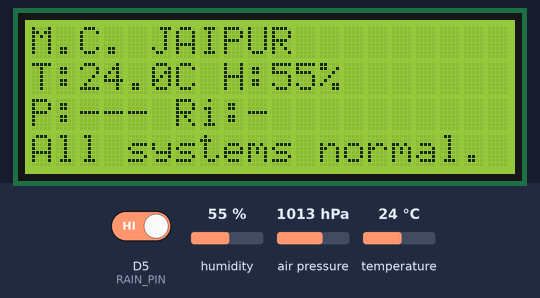
Recording of a sketch running on a simulated ESP8266 (NodeMCU). Parts: 20×4 character LCD. The test bench sets the inputs (shaded band); at power-on: D5 (RAIN_PIN) HIGH, temperature 24 °C, humidity 55 %, air pressure 1013 hPa. WiFi joins after 1.5 s; servers stay silent unless stated; what the sketch prints to the serial monitor is not drawn.

Above: at 8.5 s.
8.6 s: D5 (RAIN_PIN) driven LOW
At 11.1 s:
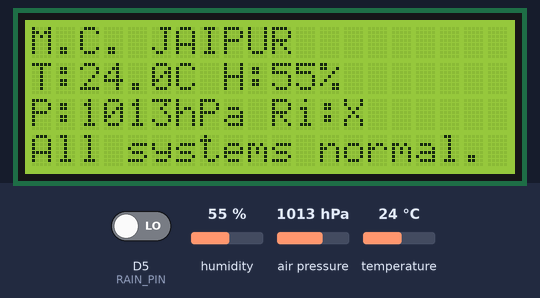
11.4 s: temperature set to 37.3 °C
At 13.1 s:
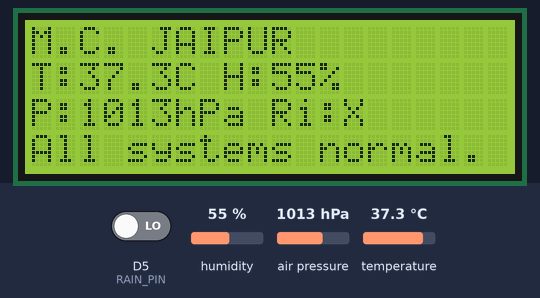
13.4 s: temperature set to 38.6 °C
At 17.1 s:
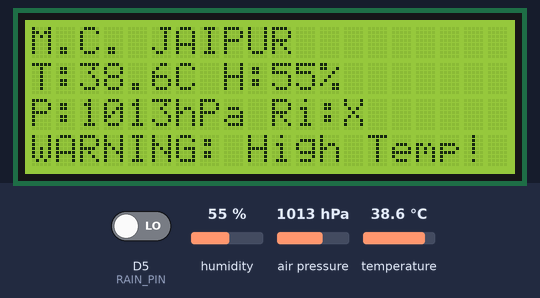
17.4 s: D5 (RAIN_PIN) driven HIGH
At 18.7 s:
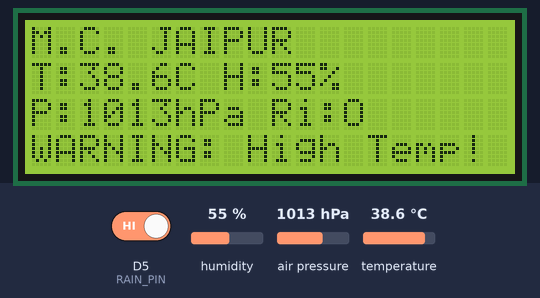
19.4 s: temperature set to 12 °C
At 21.1 s:
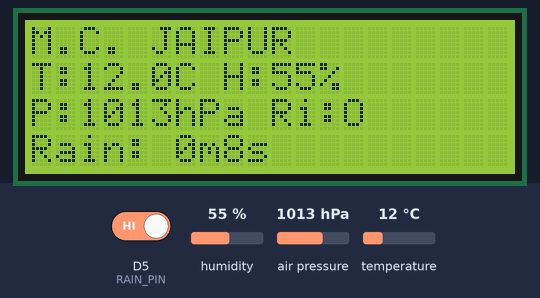
21.4 s: temperature set to 10.5 °C
At 24.4 s:
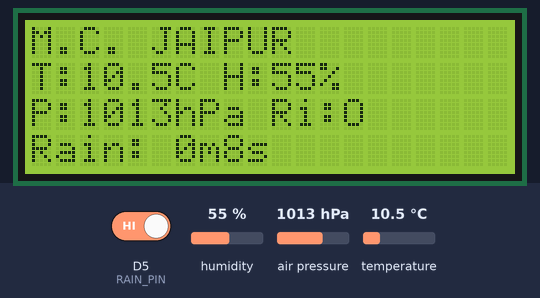
25.4 s: temperature set to 9.4 °C
Timing chart, 0 to 28.4 s (numbered marks = the images above; inputs shaded):
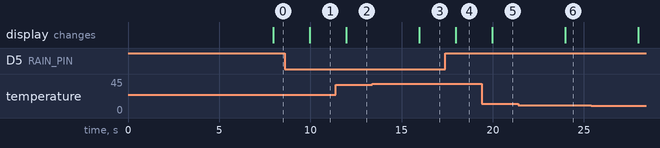

The sketch:

IoT_Weather_Station.ino
```cpp
// BLYNK CONFIGURATION

#define BLYNK_TEMPLATE_ID   "YOUR_TEMPLATE_ID"
#define BLYNK_TEMPLATE_NAME "WEATHER MONITORING SYSTEM"
#define BLYNK_AUTH_TOKEN    "YOUR_BLYNK_AUTH_TOKEN"
#define BLYNK_PRINT Serial


// LIBRARY INCLUDES

#include <ESP8266WiFi.h>          // Wi-Fi connectivity for NodeMCU ESP8266
#include <BlynkSimpleEsp8266.h>   // Blynk IoT platform client
#include <Wire.h>                 // I2C communication (BMP280 + LCD)
#include <LiquidCrystal_I2C.h>   // 20x4 I2C LCD driver
#include <DHT.h>                  // DHT22 sensor library (Adafruit)
#include <Adafruit_BMP280.h>      // BMP280 pressure sensor


// WI-FI CREDENTIALS

char ssid[] = "YOUR_WIFI_NAME";
char pass[] = "YOUR_WIFI_PASSWORD";


// THINGSPEAK CONFIGURATION
// Field assignments:
//   field1 = DHT22 ambient temperature (°C)
//   field2 = DHT22 relative humidity (%)
//   field3 = BMP280 internal die temperature (°C) — pressure compensation ref
//   field4 = BMP280 station-level pressure (hPa)
//   field5 = MH-RD rain status (1=rain, 0=dry)

const char* TS_SERVER  = "api.thingspeak.com";
const char* TS_API_KEY = "YOUR_THINGSPEAK_WRITE_KEY";
WiFiClient tsClient;


// DHT22 CONFIGURATION

#define DHTPIN   D3      // DHT22 data pin — NodeMCU D3 (GPIO0)
#define DHTTYPE  DHT22   // Sensor type: DHT22 (AM2302)
DHT dht(DHTPIN, DHTTYPE);


// BMP280 SENSOR OBJECT

Adafruit_BMP280 bmp;


// 20x4 I2C LCD CONFIGURATION
// PCF8574 I2C backpack at address 0x27, 20 columns, 4 rows

LiquidCrystal_I2C lcd(0x27, 20, 4);


// RAIN SENSOR CONFIGURATION

const int RAIN_PIN = D5;    // MH-RD DOUT to NodeMCU D5 (GPIO14)


// TEMPERATURE ALERT THRESHOLDS
// FR-11: Alert above HIGH_TEMP_THRESHOLD
// FR-12: Alert below LOW_TEMP_THRESHOLD

const float HIGH_TEMP_THRESHOLD = 38.0;   // °C — alert if exceeded
const float LOW_TEMP_THRESHOLD  = 10.0;   // °C — alert if below


// GLOBAL SENSOR STATE VARIABLES
// Updated by sensor read functions; read by uploadToThingSpeak() and LCD

float    currentTemperature = NAN;    // DHT22 ambient temperature (°C)
float    currentHumidity    = NAN;    // DHT22 relative humidity (%)
float    currentPressure    = 0.0;    // BMP280 station-level pressure (hPa)
bool     currentRainStatus  = false;  // true = rain detected, false = dry
bool     dht_error          = true;   // true = DHT22 last read failed
bool     bmp_error          = true;   // true = BMP280 last read failed


// RAIN EVENT TIMING VARIABLES

bool          isRaining        = false;
unsigned long rainStartTime    = 0;
unsigned long lastRainDuration = 0;


// BLYNK TIMER — non-blocking cooperative scheduler

BlynkTimer timer;


// SETUP FUNCTION

void setup() {
  Serial.begin(115200);
  Serial.println(F("IoT Weather Station - Amit Kumar"));

  // Initialise 20x4 LCD
  lcd.init();
  lcd.backlight();
  lcd.setCursor(0, 0); lcd.print("IoT Weather Station");
  lcd.setCursor(0, 1); lcd.print("M.C. JAIPUR");
  lcd.setCursor(0, 2); lcd.print("Initialising...");
  delay(2000);

  // Initialise DHT22 sensor
  // BUG-01 fix: 2-second warm-up delay required after power-on per datasheet
  dht.begin();
  delay(2000);
  Serial.println(F("DHT22 initialised"));

  // Initialise BMP280 pressure sensor
  // I2C address 0x76 (SDO pin tied LOW on this module)
  if (!bmp.begin(0x76)) {
    Serial.println(F("BMP280 not found at 0x76! Check I2C wiring and address"));
    bmp_error = true;
  } else {
    Serial.println(F("BMP280 initialised successfully"));
    bmp_error = false;
  }

  // Configure rain sensor digital input pin
  pinMode(RAIN_PIN, INPUT);
  Serial.println(F("Rain sensor pin configured"));

  // Connect to Wi-Fi and Blynk server
  Blynk.begin(BLYNK_AUTH_TOKEN, ssid, pass);
  Serial.println(F("Blynk connection initiated"));

  // Schedule all sensor tasks via BlynkTimer (non-blocking — no delay() in loop)
  timer.setInterval(2000L,   readDHTSensor);       // DHT22 every 2 s (datasheet minimum)
  timer.setInterval(500L,    readRainSensor);      // Rain sensor every 500 ms
  timer.setInterval(3000L,   readPressureSensor);  // BMP280 every 3 s
  timer.setInterval(2000L,   updateLCDDisplay);    // LCD refresh every 2 s (NFR-02)
  timer.setInterval(900000L, uploadToThingSpeak);  // ThingSpeak every 15 min (BUG-04 fix)

  Serial.println(F("Setup complete. Entering monitoring loop."));
}


// DHT22 TEMPERATURE AND HUMIDITY READING
// Called by BlynkTimer every 2000 ms
// Input:  none (reads directly from DHT22 on DHTPIN)
// Output: updates currentTemperature, currentHumidity, dht_error
//         writes to Blynk virtual pins V0 (temperature) and V1 (humidity)
// BUG-03 fix: isnan() validation rejects invalid sensor readings

void readDHTSensor() {
  float h = dht.readHumidity();
  float t = dht.readTemperature();   // Celsius by default

  if (isnan(h) || isnan(t)) {
    // NaN indicates sensor read failure (timeout or wire fault)
    Serial.println(F("DHT22 read failed - NaN returned"));
    dht_error = true;
    return;   // Exit: do not update globals or transmit
  }

  // Valid reading — update global state and transmit to Blynk
  currentHumidity    = h;
  currentTemperature = t;
  dht_error = false;

  Blynk.virtualWrite(V0, t);   // V0 = DHT22 ambient temperature
  Blynk.virtualWrite(V1, h);   // V1 = DHT22 relative humidity

  Serial.print(F("DHT22 - T: ")); Serial.print(t);
  Serial.print(F(" C  H: ")); Serial.print(h); Serial.println(F(" %"));
}


// BMP280 PRESSURE READING
// Called by BlynkTimer every 3000 ms
// Input:  none (reads via I2C from BMP280 at address 0x76)
// Output: updates currentPressure, bmp_error
//         writes to Blynk virtual pin V3 (station-level pressure)
// Validation: physical range gate 50000–110000 Pa (500–1100 hPa)

void readPressureSensor() {
  float p_pa = bmp.readPressure();   // Returns station-level pressure in Pascals

  // Validate: physically plausible range for Jaipur (~411 m AMSL)
  // Expected station pressure: approx 95000 to 100000 Pa under normal conditions
  if (p_pa < 50000 || p_pa > 110000) {
    Serial.println(F("BMP280 read failed - out of valid range"));
    bmp_error = true;
    return;
  }

  currentPressure = p_pa / 100.0;   // Convert Pascals to hectopascals (hPa)
  bmp_error = false;

  Blynk.virtualWrite(V3, currentPressure);   // V3 = station-level pressure
  Serial.print(F("BMP280 - P: ")); Serial.print(currentPressure);
  Serial.println(F(" hPa"));
}


// THINGSPEAK UPLOAD SCHEDULER
// Called by BlynkTimer every 900000 ms (15 minutes) — BUG-04 fix
// Input:  current global sensor state variables
// Output: calls sendToThingSpeak() with validated readings
// BUG-04: decoupled from readPressureSensor() to respect ThingSpeak
//         free-tier 15-second minimum update interval and to align
//         uploads with the 3-hourly IMD synoptic schedule

void uploadToThingSpeak() {
  if (dht_error || bmp_error) {
    Serial.println(F("Skipping ThingSpeak upload: sensor error state"));
    return;
  }
  float bmp_temp = bmp.readTemperature();   // BMP280 internal die temperature
  sendToThingSpeak(currentTemperature, currentHumidity,
                   bmp_temp, currentPressure, currentRainStatus);
}


// RAIN SENSOR READING
// Called by BlynkTimer every 500 ms
// Input:  digital read from RAIN_PIN (D5/GPIO14)
// Output: updates currentRainStatus, isRaining, rainStartTime, lastRainDuration
//         writes to Blynk virtual pin V2 (rain status binary)
// BUG-05 fix: secondary confirmation logic prevents false positives
//   from condensation at very high humidity (>= 98% RH)
//   Rain is confirmed only if: humidity < 98% OR LOW persists >= 2 polls

void readRainSensor() {
  static int lowCount = 0;
  int state = digitalRead(RAIN_PIN);
  bool rawWet = (state == LOW);   // LOW = rain detected (active LOW sensor)

  // Count consecutive LOW readings for persistence check
  if (rawWet) { lowCount++; } else { lowCount = 0; }

  // BUG-05 fix: confirm rain only if not in condensation-humidity range,
  // or if the LOW signal has persisted for >= 2 consecutive 500 ms polls
  bool confirmedWet = rawWet && (currentHumidity < 98.0 || lowCount >= 2);
  currentRainStatus = confirmedWet;

  // Track rain event timing
  if (currentRainStatus && !isRaining) {
    isRaining     = true;
    rainStartTime = millis();
    Serial.println(F("Rain event started."));
  } else if (!currentRainStatus && isRaining) {
    isRaining        = false;
    lastRainDuration = millis() - rainStartTime;
    Serial.print(F("Rain stopped. Duration: "));
    Serial.print(lastRainDuration / 1000); Serial.println(F(" s"));
  }

  Blynk.virtualWrite(V2, currentRainStatus ? 1 : 0);   // V2 = rain status
}


// THINGSPEAK DATA TRANSMISSION
// Called by uploadToThingSpeak() every 15 minutes
// Input:  t_dht (DHT22 temp °C), hum (humidity %), t_bmp (BMP die temp °C),
//         pres (pressure hPa), rain (bool rain status)
// Output: HTTP GET request to ThingSpeak REST API; logs response to Serial
// Guard:  Blynk.connected() check ensures Wi-Fi is available before attempting

void sendToThingSpeak(float t_dht, float hum, float t_bmp,
                       float pres, bool rain) {
  if (!Blynk.connected()) {
    Serial.println(F("Wi-Fi not connected - skipping ThingSpeak upload"));
    return;
  }

  if (tsClient.connect(TS_SERVER, 80)) {
    // Build HTTP GET request string
    String req = "GET /update?api_key=" + String(TS_API_KEY);
    if (!isnan(t_dht)) req += "&field1=" + String(t_dht, 2);
    if (!isnan(hum))   req += "&field2=" + String(hum, 2);
    req += "&field3=" + String(t_bmp, 2);
    req += "&field4=" + String(pres, 2);             // Station-level pressure
    req += "&field5=" + String(rain ? 1 : 0);
    req += " HTTP/1.1\r\nHost: " + String(TS_SERVER);
    req += "\r\nConnection: close\r\n\r\n";

    tsClient.print(req);

    // Read and log HTTP response code
    unsigned long timeout = millis();
    while (tsClient.available() == 0) {
      if (millis() - timeout > 5000) {
        Serial.println(F("ThingSpeak: response timeout."));
        tsClient.stop();
        return;
      }
    }
    while (tsClient.available()) {
      String line = tsClient.readStringUntil('\r');
      Serial.print(F("TS response: ")); Serial.println(line);
      break;   // Log first response line only (HTTP status code)
    }
    tsClient.stop();
  } else {
    Serial.println(F("ThingSpeak: connection failed."));
  }
}


// LCD DISPLAY UPDATE AND ALERT FUNCTION
// Called by BlynkTimer every 2000 ms
// Input:  current global sensor state variables
// Output: updates all 4 LCD rows; triggers Blynk.logEvent() on threshold breach
// Row layout:
//   Row 0: Station identifier (fixed)
//   Row 1: Temperature (°C) and Humidity (%)
//   Row 2: Pressure (hPa) and Rain status (X=rain, O=dry)
//   Row 3: Dynamic — error message / threshold warning / last rain duration / OK

void updateLCDDisplay() {
  lcd.clear();

  // Row 0: Station identifier
  lcd.setCursor(0, 0);
  lcd.print("M.C. JAIPUR");

  // Row 1: Temperature and Humidity
  lcd.setCursor(0, 1);
  if (!dht_error && !isnan(currentTemperature)) {
    lcd.print("T:"); lcd.print(currentTemperature, 1);
    lcd.print("C H:"); lcd.print(currentHumidity, 0); lcd.print("%");
  } else {
    lcd.print("T:--- H:---");
  }

  // Row 2: Station-level pressure and rain status
  lcd.setCursor(0, 2);
  if (!bmp_error && currentPressure != 0.0) {
    lcd.print("P:"); lcd.print(currentPressure, 0);
    lcd.print("hPa Ri:");
    lcd.print(currentRainStatus ? "X" : "O");   // X = rain, O = dry
  } else {
    lcd.print("P:--- Ri:-");
  }

  // Row 3: Dynamic status, warnings, or error messages
  lcd.setCursor(0, 3);
  if (dht_error) {
    lcd.print("DHT Error! Chk wire");
  } else if (bmp_error) {
    lcd.print("BMP Error! Chk wire");
  } else if (!isnan(currentTemperature) &&
             currentTemperature > HIGH_TEMP_THRESHOLD) {
    // FR-11: High temperature threshold alert (>= 38°C)
    lcd.print("WARNING: High Temp!");
    Blynk.logEvent("high_temp", "High temperature alert!");
  } else if (!isnan(currentTemperature) &&
             currentTemperature < LOW_TEMP_THRESHOLD) {
    // FR-12: Low temperature threshold alert (<= 10°C)
    lcd.print("WARNING: Low Temp! ");
    Blynk.logEvent("low_temp", "Low temperature alert!");
  } else if (lastRainDuration > 0 && !isRaining) {
    // Display most recent rain event duration
    unsigned long mins = (lastRainDuration / 1000) / 60;
    unsigned long secs = (lastRainDuration / 1000) % 60;
    lcd.print("Rain: "); lcd.print(mins); lcd.print("m");
    lcd.print(secs); lcd.print("s");
  } else {
    lcd.print("All systems normal.");
  }
}


// MAIN LOOP
// Delegates all work to Blynk (connection management + virtual pin handling)
// and BlynkTimer (scheduled sensor functions).
// No blocking delay() calls — non-blocking cooperative architecture.

void loop() {
  Blynk.run();   // Handles Blynk TCP/IP communication and reconnection
  timer.run();   // Executes all scheduled sensor reading functions
}
```

Measured:
- the behaviour switches between 38 and 38.1 °C on temperature (found by bisection; images 2 and 3)
- after the input at 8.6 s, the display: changes after 1.4 s (image 1)
- after the input at 11.4 s, the display: changes after 0.58 s (image 2)
- after the input at 13.4 s, the display: changes after 2.6 s (image 3)
- after the input at 17.4 s, the display: changes after 0.57 s (image 4)
- after the input at 19.4 s, the display: changes after 0.57 s (image 5)
- after the input at 21.4 s, the display: changes after 2.6 s (image 6)
